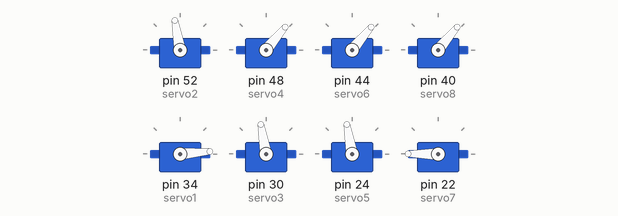
A sketch run on a simulated Arduino Mega 2560, built with avr-gcc and run on an emulated ATmega2560. Parts: 8 × servo.

Above: at 0.05 s.
At 6.7 s:
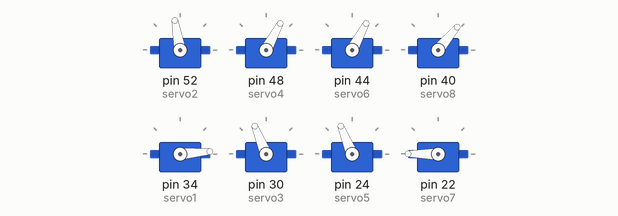
Timing chart, 0 to 13.0 s (numbered marks = the images above):
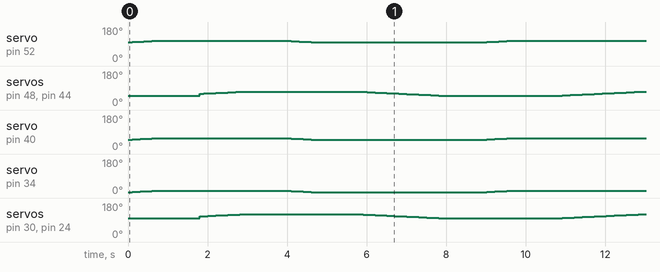

The sketch:

Andar.ino
```cpp
/**@file Andar.ino  */

#include <Servo.h>

//Objetos da perna esquerda
Servo servo2;
Servo servo4;
Servo servo6;
Servo servo8;

//Objetos da perna direita
Servo servo1;
Servo servo3;
Servo servo5;
Servo servo7;

//Posições iniciais dos motores da esquerda
int pos2 = 100;
int posesq = 60;
int pos8 = 50;

//Posições iniciais dos motores da direita
int pos1 = 5;
int posdir = 110;
int pos7 = 180;


/**
 *  Configuração inicial do arduino e dos motores
 * */
void setup() {

//Inicialização dos motores da esquerda
  servo2.attach(52);
  servo4.attach(48);
  servo6.attach(44);
  servo8.attach(40);

//Inicialização dos motores da direita
  servo1.attach(34);
  servo3.attach(30);
  servo5.attach(24);
  servo7.attach(22);

  servo3.write(100);
  servo5.write(100);
  servo4.write(50);
  servo6.write(50);
}
/**
 * @brief Move as pernas para a frente em uma sequência de passos.
 *
 * Anda pra frente com ambas as pernas
 *
 */

void andarFrente(){
  for (int i = 0; i <= 7; i++) {
    //Perna esquerda
    servo2.write(pos2 + i);
    servo8.write(pos8 + i);
    //Perna direita
    servo1.write(pos1 + i);
    servo7.write(pos7 + i);
    delay(100);
  }

  delay(1000);


  while (posesq <= 70 && posdir <= 120) {
    servo4.write(posesq);
    servo6.write(posesq);
    servo3.write(posdir);
    servo5.write(posdir);
    delay(100);

    posesq += 1;
    posdir += 1;
  }

  delay(1000);

  for (int i = 0; i <= 7; i++) {
    //Perna esquerda
    servo2.write(pos2 + 7 - i);
    servo8.write(pos8 + 7 - i);
    //Perna direita
    servo1.write(pos1 + 7 - i);
    servo7.write(pos7 + 7 - i);
    delay(100);

  }

  delay(1000);

  while (posesq >= 50 && posdir >= 100) {
    servo4.write(posesq);
    servo6.write(posesq);
    servo3.write(posdir);
    servo5.write(posdir);

    delay(100);

    posesq -= 1; // Decrementa pos1
    posdir -= 1; // Incrementa pos2
  }

  delay(1000);
}

/**
 *  Loop principal do arduino
 * */
void loop() {
  andarFrente();
}
```
